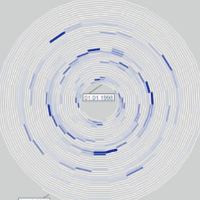
#> input picture thumbs200/aigner2008visual.png, 200 x 200 px; its folder holds 4 pictures in this run
$ python transformpic.py
#> lines starting #> are read from the running program, lines starting #| are printed output that depends on the picture
import os.path
import re

from PIL import Image

def get_files_in_folder(folder_path):
#> called with folder_path = '../thumbs200'
    file_paths = []
    file_names = []
    for file_name in os.listdir(folder_path):
        file_path = os.path.join(folder_path, file_name)
        if os.path.isfile(file_path):
            file_paths.append(file_path)
            file_names.append(file_name)
#> pass 2 of the loop in get_files_in_folder, `for file_name in os.listdir(folder_path):`:
#> pass 3 of the loop in get_files_in_folder, `for file_name in os.listdir(folder_path):`:
#> the loop made 4 passes; the first 3 are shown
    return file_paths, file_names


if __name__ == '__main__':
    # 读取文件夹下所有文件路径
    thumbs200_path = "../thumbs200"
    files, names = get_files_in_folder(thumbs200_path)
    for file_path, file_name in zip(files, names):
        original_image = Image.open(file_path)
#> original_image is the input picture: PIL image 200x200 RGB; mean R, G, B 211, 212.7, 216.1
        resized_image = original_image.resize((100, 100))
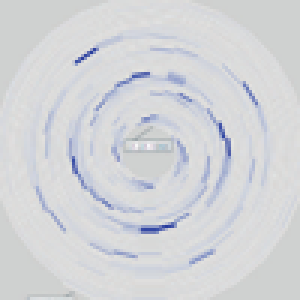
#> resized_image: PIL image 100x100 RGB (shown 3 times larger); mean R, G, B 211, 212.7, 216.1
        resized_image.save('../thumbs100/' + file_name)
#> pass 2 of the loop `for file_path, file_name in zip(files, names):`:
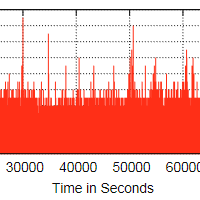
#> input picture thumbs200/al-musawi2015detecting.png, 200 x 200 px
#> original_image is the input picture: PIL image 200x200 RGB; mean R, G, B 245.2, 179, 171.4
#> `resized_image = original_image.resize((100, 100))`:
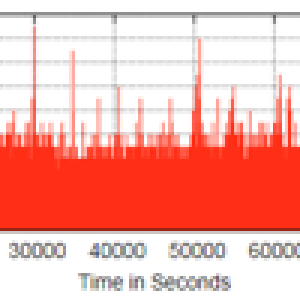
#> resized_image: PIL image 100x100 RGB (shown 3 times larger); mean R, G, B 244.5, 178.3, 170.7
#> pass 3 of the loop `for file_path, file_name in zip(files, names):`:
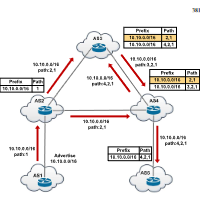
#> input picture thumbs200/al-musawi2017bgp.png, 200 x 200 px
#> original_image is the input picture: PIL image 200x200 RGB; mean R, G, B 236.3, 234.6, 234.2
#> `resized_image = original_image.resize((100, 100))`:
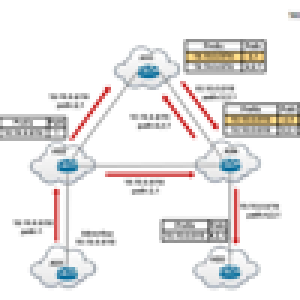
#> resized_image: PIL image 100x100 RGB (shown 3 times larger); mean R, G, B 235.9, 234.1, 233.8
#> the loop made 4 passes; the first 3 are shown
